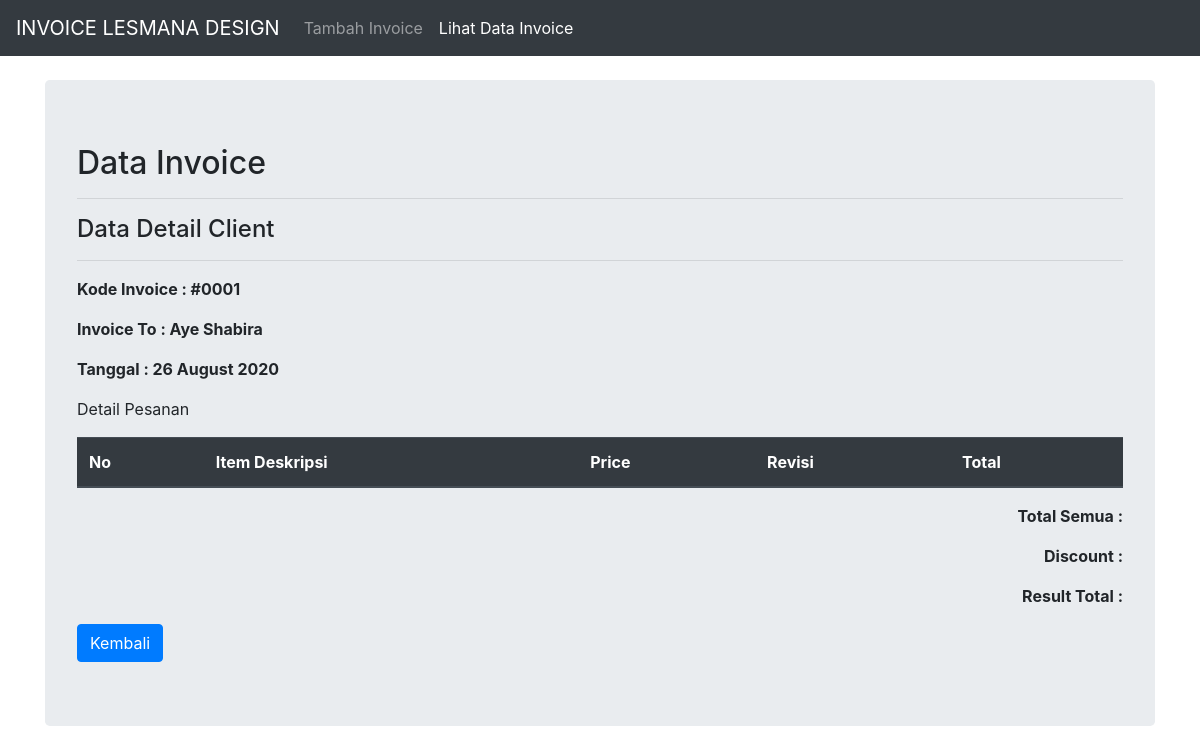
/lihat/details.php?code=5f4644403246d, run on an earlier commit of the app's database.
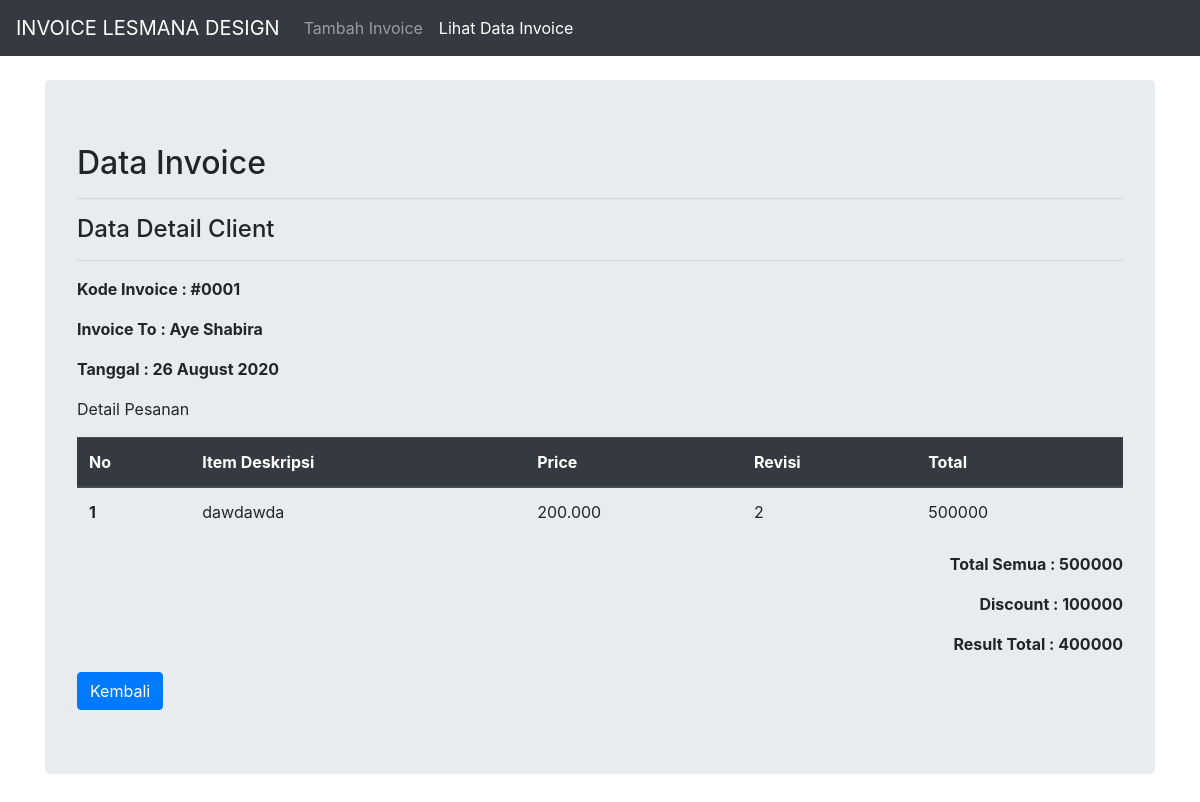
And on a later commit of the database.
### tables this page shows
CREATE TABLE `item` (
  `id` int NOT NULL,
  `item_desk` varchar(100) NOT NULL,
  `price` varchar(50) NOT NULL,
  `rev` varchar(50) NOT NULL,
  `total` varchar(50) NOT NULL,
  `code_client` varchar(50) NOT NULL
);

CREATE TABLE `total` (
  `id` int NOT NULL,
  `code_client` varchar(50) NOT NULL,
  `discount` varchar(50) DEFAULT NULL,
  `total_discount` varchar(50) NOT NULL,
  `total_all` varchar(50) NOT NULL
);

### lihat/details.php (the view, shortened to what this page needs)
<!DOCTYPE html>
<html lang="en">
<head>
    <link rel="stylesheet" href="../css/style.css">
    <link rel="stylesheet" href="../css/bootstrap.min.css">
</head>
<body style="background-color: white !important;">
    <nav class="navbar navbar-expand-lg navbar-dark bg-dark">
        <a class="navbar-brand" href="#">INVOICE LESMANA DESIGN</a>
        <div class="collapse navbar-collapse" id="navbarNav">
            <ul class="navbar-nav">
                <li class="nav-item ">
                    <a class="nav-link" href="../index.php">Tambah Invoice <span class="sr-only">(current)</span></a>
                </li>
                <li class="nav-item active">
                    <a class="nav-link" href="#">Lihat Data Invoice</a>
                </li>
            </ul>
        </div>
    </nav>
    <?php
    require '../functions.php';
    $code = $_GET['code'];
    $client = mysqli_query($koneksi, "SELECT * FROM client WHERE id=id");
    $c = mysqli_fetch_array($client);
    $data = mysqli_query($koneksi, "SELECT * FROM item WHERE code_client='$code'");
    $totals = mysqli_query($koneksi, "SELECT * FROM total WHERE code_client='$code'");
    $t = mysqli_fetch_array($totals);
    ?>
    <div class="container">
        <div class="jumbotron mt-4">
            <h2>Data Invoice</h2>
            <hr>
            <h4>Data Detail Client</h4>
            <hr>
            <div class="bold">
                <p>Kode Invoice : <?php echo $c['kode_invoice'] ?></p>
                <p>Invoice To : <?php echo $c['invoice_to'] ?></p>
                <p>Tanggal : <?php echo $c['tanggal'] ?></p>
            </div>
            <p>Detail Pesanan</p>
            <table class="table">
                <thead class="thead-dark">
                    <tr>
                        <th scope="col">No</th>
                        <th scope="col">Item Deskripsi</th>
                        <th scope="col">Price</th>
                        <th scope="col">Revisi</th>
                        <th>Total</th>
                    </tr>
                </thead>
                <tbody>
                    <?php
                    $id = 1;
                    foreach ($data as $d) { ?>
                        <tr>
                            <th scope="row"><?php echo $id++ ?></th>
                            <td><?php echo $d['item_desk'] ?></td>
                            <td><?php echo $d['price'] ?></td>
                            <td><?php echo $d['rev'] ?></td>
                            <td><?php echo $d['total'] ?>
                            </td>
                        </tr>
                    <?php } ?>
                </tbody>
            </table>
            <div class="bold text-right">
                <p>Total Semua : <?php echo $t['total_all'] ?></p>
                <p>Discount : <?php echo $t['discount'] ?></p>
                <?php if (empty($t['discount'])) { ?>
                    <p>Result Total : <?php echo $t['total_all'] ?></p>
                <?php } else { ?>
                    <p>Result Total : <?php echo $t['total_discount'] ?></p>
                <?php } ?>
            </div>
            <a href="index.php" class="btn btn-primary">Kembali</a>
        </div>
    </div>
</body>
</html>

What changed in the data, as far as the page shows it:
added item: item_desk "dawdawda", price "200.000", rev "2", total "500000"
added total: total_all "500000", discount "100000", total_discount "400000"
